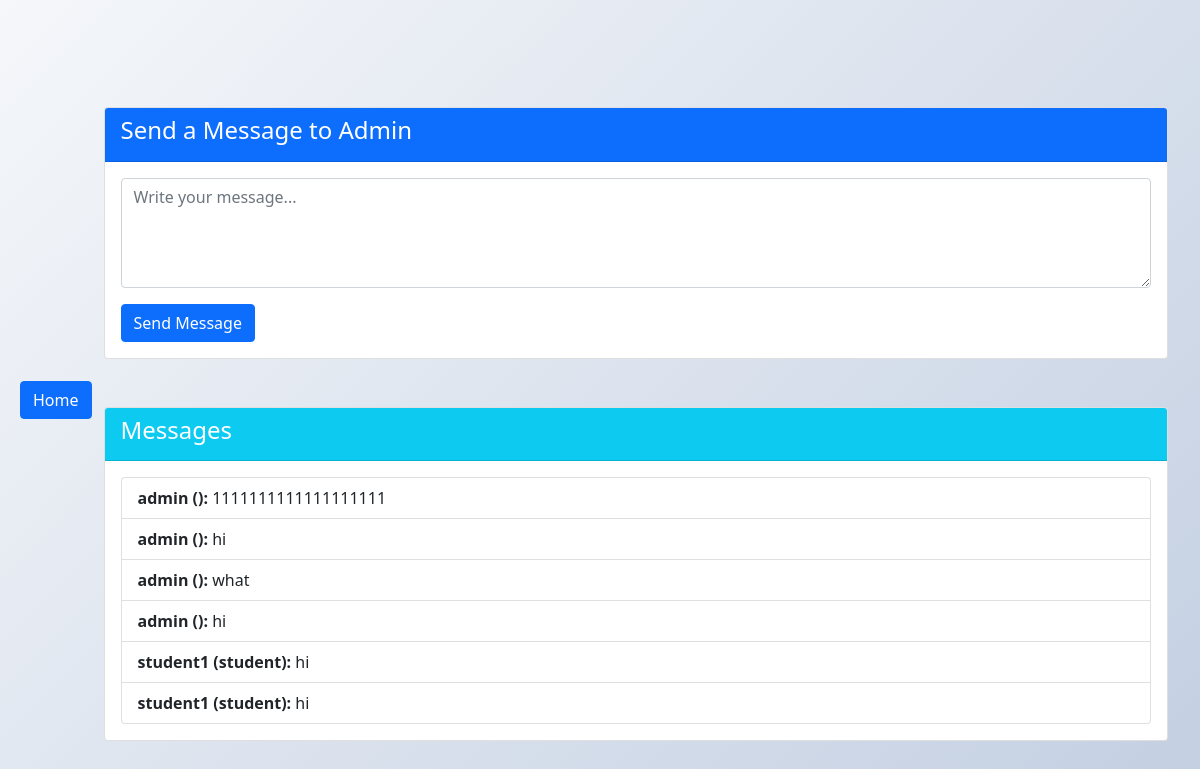
Page /cw2/send_message.php (signed in) on the committed database.
### tables this page shows
CREATE TABLE `messages` (
  `id` int(11) NOT NULL,
  `role` enum('student','teacher') NOT NULL,
  `user_id` int(11) NOT NULL,
  `message` text NOT NULL
);

CREATE TABLE `users` (
  `Id` int(11) NOT NULL,
  `username` varchar(50) NOT NULL,
  `password` varchar(255) NOT NULL,
  `role` enum('admin','student','teacher') NOT NULL,
  `email` varchar(50) NOT NULL
);

### cw2/send_message.php (called while the page is built, shortened)
<?php
require 'databaseconnection/config.php';
require 'function/postfunc.php';
if (isset($_SESSION['role']) && $_SESSION['role'] === 'admin') {
    $homeLink = "admin/home.php";
} else {
    $homeLink = "home.php";
}
$messages = getMessages($pdo);
include 'templates/send_message.html.php';
?>

### cw2/function/postfunc.php (called while the page is built, shortened)
<?php
function getMessages($pdo) {
    try {
        $stmt = $pdo->prepare("SELECT messages.id, messages.role, messages.user_id, messages.message, users.username
                               FROM messages
                               JOIN users ON messages.user_id = users.Id
                               ORDER BY messages.id DESC");
        $stmt->execute();
        return $stmt->fetchAll(PDO::FETCH_ASSOC);
    } catch (PDOException $e) {
        throw new Exception("Error retrieving messages: " . $e->getMessage());
    }
}
?>

### cw2/templates/send_message.html.php (the view, shortened to what this page needs)
<!DOCTYPE html>
<html lang="en">
<head>
    <link rel="stylesheet" href="../style.css">
    <link href="https://cdn.jsdelivr.net/npm/bootstrap@5.0.0-beta3/dist/css/bootstrap.min.css" rel="stylesheet">
</head>
<body>
<a href="<?= $homeLink ?>" class="btn btn-primary">Home</a>
    <div class="container">
        <div class="card mt-5">
            <div class="card-header bg-primary text-white">
                <h4>Send a Message to Admin</h4>
            </div>
            <div class="card-body">
                <form method="POST" action="send_message.php">
                    <div class="mb-3">
                        <textarea name="message" class="form-control" rows="4" placeholder="Write your message..." required></textarea>
                    </div>
                    <button type="submit" class="btn btn-primary">Send Message</button>
                </form>
            </div>
        </div>
        <div class="card mt-5">
            <div class="card-header bg-info text-white">
                <h4>Messages</h4>
            </div>
            <div class="card-body">
                <?php if (!empty($messages)): ?>
                    <ul class="list-group">
                        <?php foreach ($messages as $msg): ?>
                            <li class="list-group-item">
                                <strong><?= htmlspecialchars($msg['username']) ?> (<?= htmlspecialchars($msg['role']) ?>):</strong>
                                <?= htmlspecialchars($msg['message']) ?>
                            </li>
                        <?php endforeach; ?>
                    </ul>
                <?php else: ?>
                    <p>No messages available.</p>
                <?php endif; ?>
            </div>
        </div>
    </div>
</body>
</html>

### cw2/function/style.css (style rules this page uses)
body { background-color: #f8f9fa; }
input, textarea { margin: 10px; }
body { font-family: 'Segoe UI', system-ui, -apple-system, sans-serif; background: linear-gradient(135deg, #f5f7fa 0%, #c3cfe2 100%); min-height: 100vh; display: flex; justify-content: center; align-items: center; padding: 20px; }

### rows in the picture
messages: user.username "admin", message "1111111111111111111"
messages: user.username "admin", message "hi"
messages: user.username "admin", message "what"
messages: user.username "admin", message "hi"
messages: user.username "student1", role "student", message "hi"
messages: user.username "student1", role "student", message "hi"
